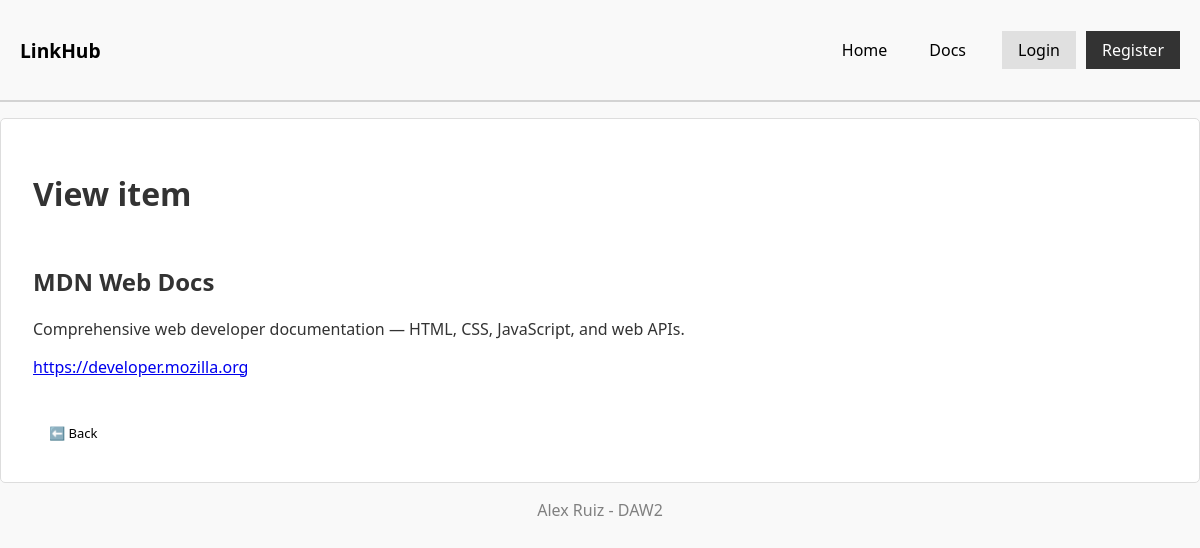
The page /app/view/form_view.php?id=1 on the database its author committed.
### tables this page shows
CREATE TABLE items (
    id INT AUTO_INCREMENT PRIMARY KEY,
    title VARCHAR(100) NOT NULL,
    description TEXT NOT NULL,
    link TEXT NOT NULL,
    created_at TIMESTAMP DEFAULT CURRENT_TIMESTAMP,
    updated_at TIMESTAMP DEFAULT CURRENT_TIMESTAMP ON UPDATE CURRENT_TIMESTAMP,
    user_id INT NULL,
    INDEX (user_id),
    CONSTRAINT fk_items_users FOREIGN KEY (user_id) REFERENCES users(id) ON DELETE SET NULL
);

### app/model/connection.php (called while the page is built)
<?php
class Connexio {
    public static function getConnection() {
        try {
            $conn = new PDO('mysql:host=localhost;dbname=Pt04_Alex_Ruiz', 'root', '');
            $conn->setAttribute(PDO::ATTR_ERRMODE, PDO::ERRMODE_EXCEPTION);
            return $conn;
        } catch (PDOException $e) {
            die("Error de connexió: " . $e->getMessage());
        }
    }
}
?>

### app/model/services/ItemService.php (called while the page is built, shortened)
<?php
require_once __DIR__ . '/../dao/ItemDAO.php';
require_once __DIR__ . '/../entities/Item.php';
class ItemService {
    private $dao;
    public function __construct() {
        $this->dao = new ItemDAO();
    }
    public function getItemById($id) {
        return $this->dao->getById($id);
    }
}
?>

### app/model/dao/ItemDAO.php (called while the page is built, shortened)
<?php
require_once __DIR__ . '/../connection.php';
require_once __DIR__ . '/../entities/Item.php';
class ItemDAO {
    private $conn;
    public function __construct() {
        $this->conn = Connexio::getConnection();
    }
    public function getById($id) {
        $stmt = $this->conn->prepare("SELECT * FROM items WHERE id=?");
        $stmt->execute([$id]);
        $row = $stmt->fetch(PDO::FETCH_ASSOC);
        if ($row) {
            return new Item($row['id'], $row['title'], $row['description'], $row['link']);
        }
        return null;
    }
}
?>

### app/model/entities/Item.php (called while the page is built, shortened)
<?php
class Item {
    private $title;
    private $description;
    private $link;
    public function __construct($id = null, $title = '', $description = '', $link = '', $created_at = '', $updated_at = '') {
        $this->title = $title;
        $this->description = $description;
        $this->link = $link;
    }
    public function getTitle() {
        return $this->title;
    }
    public function getDescription() {
        return $this->description;
    }
    public function getLink() {
        return $this->link;
    }
}
?>

### app/view/form_view.php (the view, shortened to what this page needs)
<?php
require_once __DIR__ . '/../model/services/ItemService.php';
$service = new ItemService();
$item = $service->getItemById($_GET['id']);
?>
<!DOCTYPE html>
<html lang="en">
<head>
<link rel="stylesheet" href="../../styles.css">
</head>
<body>
    <?php
    include __DIR__ . '/layout/header.php';
    ?>
    <div class="container">
        <h1>View item</h1>
        <div>
            <h2><?= htmlspecialchars($item->getTitle()) ?></h2>
            <p><?= htmlspecialchars($item->getDescription()) ?></p>
            <a href="<?= htmlspecialchars($item->getLink()) ?>" target="_blank" rel="noopener noreferrer"><?= htmlspecialchars($item->getLink()) ?></a>
        </div>
        <br>
            <a class="ghost-btn" href="list.php">⬅️ Back</a>
    </div>
    <?php
        include __DIR__ . '/layout/footer.php';
    ?>
</body>
</html>

### styles.css (style rules this page uses)
body { font-family: system-ui, -apple-system, BlinkMacSystemFont, 'Segoe UI', Roboto, Oxygen, Ubuntu, Cantarell, 'Open Sans', 'Helvetica Neue', sans-serif; background-color: #f9f9f9; color: #333; margin: 0; padding: 0; }
.container { display: flex; flex-direction: column; max-width: 1200px; margin: 1rem auto; overflow: auto; padding: 2rem; border: 1px solid #ddd; border-radius: 5px; background-color: white; gap: .5rem; }
.ghost-btn { display: inline-block; padding: 0.5rem 1rem; background: none; text-decoration: none; transition: background-color 0.3s, color 0.3s; width: fit-content; height: fit-content; color: black; font-size: small; }

### rows shown on the page
items: title "MDN Web Docs", description "Comprehensive web developer documentation — HTML, CSS, JavaScript, and web APIs.", link "https://developer.mozilla.org"
